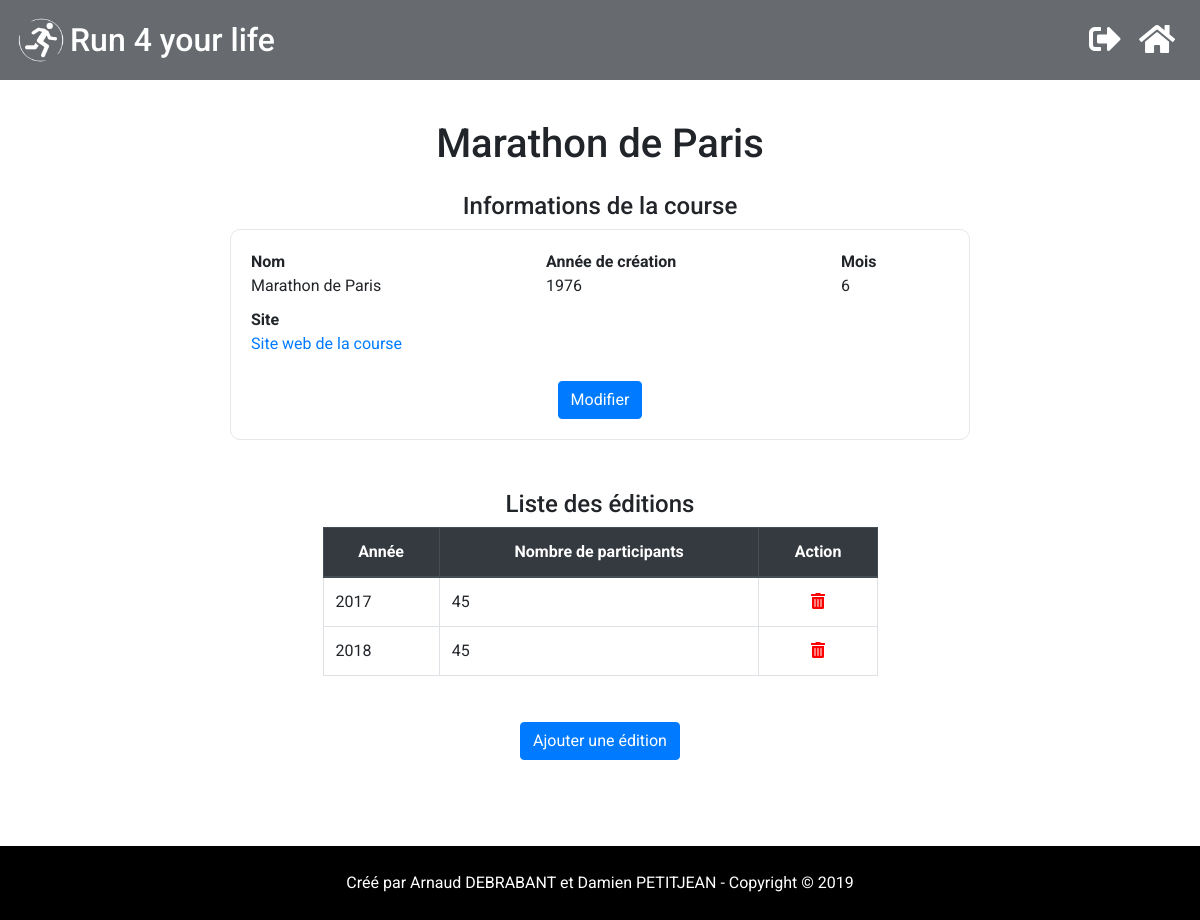
Page /course.php?idcourse=1 (signed in) on the committed database.
### tables this page shows
CREATE TABLE course(
    id_course      Int  AUTO_INCREMENT  NOT NULL,
    nom            Varchar (100) NOT NULL,
    annee_creation Int NOT NULL,
    mois           Int NOT NULL,
    site_url       Varchar (200) NOT NULL,
	PRIMARY KEY (id_course)
);

CREATE TABLE edition(
    id_edition            Int  AUTO_INCREMENT  NOT NULL,
    id_course             Int NOT NULL,
    annee                 Int NOT NULL,
    nb_participants       Int NOT NULL,
    date                  Date NOT NULL,
    date_inscription      Date NOT NULL,
    date_depot_certificat Date NOT NULL,
    date_recup_dossard    Date NOT NULL,
	PRIMARY KEY (id_edition),
    FOREIGN KEY (id_course) REFERENCES course(id_course)
    ON DELETE CASCADE
);

### course.php (the view, shortened to what this page needs)
<?php
    if (isset($_GET['idcourse']))
    {
        $idCourse = intval($_GET['idcourse']);
    } else{
        header('Location: http://localhost/projet-bdw1/index.php');
    }
    include "includes/header.php";
    if (mysqli_connect_errno())
        printf("Échec de la connexion : %s", mysqli_connect_error());
    else {
        $requete = "SELECT * FROM course WHERE id_course = $idCourse";
        $resultat = mysqli_query($connexion, $requete);
        if($resultat == FALSE)
            print "<script>alert(\"Échec de la requête de récupération des informations de la course\")</script>";
        else {
            $nuplet = mysqli_fetch_assoc($resultat);
            $nom = $nuplet['nom'];
            $annee_creation = $nuplet['annee_creation'];
            $mois = $nuplet['mois'];
            $selectMois = "";
            $site = $nuplet['site_url'];
            for($i = 1; $i <= 12; $i++)
            {
                if($i == $mois)
                {
                    $selectMois .= "<option value='$i' selected='selected'>$i</option>";
                }else{
                    $selectMois .= "<option value='$i'>$i</option>";
                }
            }
            print "<div class='container'>
                        <div class='nomCourse row'>
                            <h1 class='mx-auto mb-4'>$nom</h1>
                        </div>
                    </div>
                    <section class='sectionInfos'>
                        <h2>Informations de la course</h2>
                        <div class='infos container'>
                            <div id='infosBloc' class='infosBloc container mx-auto col-lg-8 col-md-10 col-xs-12 mw-50'>
                                <form action='' method='POST'>
                                    <div class='form-row ligneInfos'>
                                        <div class='col-md-4'>
                                            <p class='nomInfo'>Nom</p>
                                            <p>$nom</p>
                                        </div>
                                        <div class='col-md-1'></div>
                                        <div class='col-md-3'>
                                            <p class='nomInfo'>Année de création</p>
                                            <p class='readInfo'>$annee_creation</p>
                                            <input type='text' id='anneeCreationInput' class='form-control writeInfo' name='anneeCreation' value=\"$annee_creation\" maxlength='4' placeholder='AAAA' required>
                                        </div>
                                        <div class='col-md-2'></div>
                                        <div class='col-md-2'>
                                            <p class='nomInfo'>Mois</p>
                                            <p class='readInfo'>$mois</p>
                                                $selectMois
                                        </div>
                                    </div>
                                    <div class='form-row ligneInfos'>
                                        <div class='col-md-12'>
                                            <p class='nomInfo'>Site</p>
                                            <a href='$site' target='_blank' class='readInfo'>Site web de la course</a>
                                            <input type='text' id='siteInput' class='form-control writeInfo' name='site' value=\"$site\" placeholder='https://www.sitedelacourse.fr/' required>
                                        </div>
                                    </div>";
            if($_SESSION['typeUtilisateur'] == "Admin")
            {
                print "             <div class='row ligneButton readInfo readInfoFlex' id='modifInfo'>
                                        <button type='button' class='btn btn-primary mx-auto'>Modifier</button>
                                    </div>
                                    <div class='row ligneButton writeInfo writeInfoFlex' id='modifInfo'>
                                        <div class='row mx-auto'>
                                            <button type='submit' class='btn btn-primary col-md-5'>Valider</button>
                                            <div class='col-md-1'></div>
                                            <button type='button' id='annulerInfo' class='btn btn-primary col-md-5'>Annuler</button>
                                        </div>
                                    </div>";
            }
            print "             </form>
                            </div>
                        </div>
                        <div id='ancreTri'></div>
                    </section>";
        }
        $requete = "SELECT ed.annee, ed.nb_participants, ed.id_edition
                    FROM edition ed
                    WHERE ed.id_course = $idCourse";
        if(!empty($_GET['order']) && ($_GET['orderSec'] == $_GET['order']))
        {
            $order = mysqli_real_escape_string($connexion, $_GET['order']);
            $orderSec = $_GET['orderSec'];
            $sensGet = mysqli_real_escape_string($connexion, $_GET['sens']);
            $requete .= " ORDER BY $order $sensGet";
            if($sensGet == "DESC" && $_GET['clic'])
            {
                $sens = "ASC";
            }else if($_GET['clic']){
                $sens = "DESC";
            }else{
                $sens = $sensGet;
            }
        }else{
            $order = "";
            $orderSec = "";
            $sensGet = "";
            $sens = "ASC";
        }
        $resultat = mysqli_query($connexion, $requete);
        if($resultat == FALSE)
            print "<script>alert(\"Échec de l'ajout de l'édition\")</script>";
        else{
            print "<section class='liste'>
                        <h2 class='tableLabel'>Liste des éditions</h2>
                        <div class='container'>
                            <div class='table-responsive'>
                                <table class='table col-md-6 mx-auto table-bordered table-hover text-center'>
                                    <thead class='thead-dark'>
                                        <tr>
                                            <th id='anneeCol' scope='col'>
                                                <a href='?idcourse=$idCourse&order=annee&orderSec=$order&sens=$sens&clic=1#ancreTri'>Année</a>
                                            </th>
                                            <th id='nb_participantsCol' scope='col'>
                                                <a href='?idcourse=$idCourse&order=nb_participants&orderSec=$order&sens=$sens&clic=1#ancreTri'>Nombre de participants</a>
                                            </th>
                                            ".($_SESSION['typeUtilisateur'] == 'Admin' ? '<th>Action</th>' : '')."
                                        </tr>
                                    </thead>
                                <tbody>";
            while ($nuplet = mysqli_fetch_assoc($resultat))
            {
                $annee = $nuplet['annee'];
                $nb_participants = $nuplet['nb_participants'];
                $idEdition = $nuplet['id_edition'];
                print "<tr class='ligneTabClic'>
                            <td onclick=\"location.href='edition.php?idedition=$idEdition'\" class='text-left'>$annee</td>
                            <td onclick=\"location.href='edition.php?idedition=$idEdition'\" class='text-left'>$nb_participants</td>";
                if($_SESSION['typeUtilisateur'] == "Admin")
                {
                    print "<td>
                                <form method='GET' action='course.php#ancreTri' Onsubmit='return attention();'>
                                    <input name='idcourse' type='hidden' value='$idCourse'>
                                    <input name='delete_edition' type='hidden' value='$idEdition'>
                                    <input name='order' type='hidden' value='$order'>
                                    <input name='orderSec' type='hidden' value='$orderSec'>
                                    <input name='sens' type='hidden' value='$sensGet'>
                                    <input name='clic' type='hidden' value='0'>
                                    <button class='btnDelete' type='submit'>
                                        <i class='fas fa-trash-alt'></i>
                                    </button>
                                </form>
                            </td>";
                }
                print "</tr>";
            }
        }
    }
?>
                </tbody>
            </table>
        </div>
    </div>
</section>
<?php
    if($_SESSION['typeUtilisateur'] == "Admin")
    {
        print "<div class='container'>
                    <div class='row mb-4'>
                        <button type='button' class='btn btn-primary mx-auto' data-toggle='modal' data-target='#modalAjout'>
                            Ajouter une édition
                        </button>
                    </div>
                </div>";
    }
    include "includes/footer.php";
?>

### style.css (style rules this page uses)
* { -moz-box-sizing: border-box; box-sizing: border-box; }
html { height: 100%; }
.sectionInfos { margin-bottom: 50px; }
.sectionInfos h2 { text-align: center; font-size: 24px; }
.nomCourse h1 { text-align: center; }
.infosBloc { border: 1px solid #E6E7E6; padding: 20px; border-radius: 10px; word-wrap: break-word; }
.infos p { margin: 0; }
.nomInfo { font-weight: bold; }
.ligneInfos { margin-bottom: 10px; }
.ligneButton { margin-top: 25px; word-wrap: normal; }
.liste { margin-bottom: 30px; }
.tableLabel { text-align: center; font-size: 24px; }
.liste th a { color: #fff; }
.ligneTabClic { cursor: pointer; }
.btnDelete { background: none; border: none; padding: 0; color: red; }

### rows in the picture
course: nom "Marathon de Paris", annee_creation "1976", mois "6"
edition: annee "2017", nb_participants "45"
edition: annee "2018", nb_participants "45"
